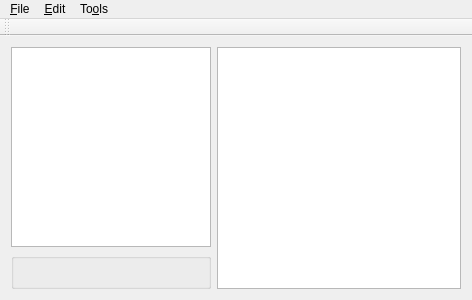
<?xml version="1.0" encoding="UTF-8"?>
<ui version="4.0">
 <class>MainWindow</class>
 <widget class="QMainWindow" name="MainWindow">
  <property name="geometry">
   <rect>
    <x>0</x>
    <y>0</y>
    <width>472</width>
    <height>300</height>
   </rect>
  </property>
  <property name="windowTitle">
   <string>MainWindow</string>
  </property>
  <widget class="QWidget" name="centralWidget">
   <layout class="QGridLayout" name="gridLayout_2">
    <item row="2" column="0">
     <widget class="QGroupBox" name="groupBox">
      <property name="maximumSize">
       <size>
        <width>200</width>
        <height>200</height>
       </size>
      </property>
      <property name="title">
       <string/>
      </property>
     </widget>
    </item>
    <item row="0" column="1" rowspan="3">
     <widget class="QGraphicsView" name="graphicsView"/>
    </item>
    <item row="0" column="0" rowspan="2">
     <widget class="QListWidget" name="listWidget">
      <property name="minimumSize">
       <size>
        <width>200</width>
        <height>200</height>
       </size>
      </property>
      <property name="maximumSize">
       <size>
        <width>200</width>
        <height>16777215</height>
       </size>
      </property>
     </widget>
    </item>
   </layout>
  </widget>
  <widget class="QMenuBar" name="menuBar">
   <property name="geometry">
    <rect>
     <x>0</x>
     <y>0</y>
     <width>472</width>
     <height>19</height>
    </rect>
   </property>
   <widget class="QMenu" name="menuFile">
    <property name="title">
     <string>&amp;File</string>
    </property>
    <addaction name="actionOpen"/>
    <addaction name="actionEx_port_to_pdf"/>
    <addaction name="actionSave"/>
    <addaction name="separator"/>
    <addaction name="actionQuit"/>
   </widget>
   <widget class="QMenu" name="menuEdit">
    <property name="title">
     <string>&amp;Edit</string>
    </property>
    <addaction name="actionDe_lete_actual_element"/>
    <addaction name="actionD_elete_all_elements"/>
   </widget>
   <widget class="QMenu" name="menuTools">
    <property name="title">
     <string>To&amp;ols</string>
    </property>
    <addaction name="actionHorizontal"/>
    <addaction name="actionVertical"/>
   </widget>
   <addaction name="menuFile"/>
   <addaction name="menuEdit"/>
   <addaction name="menuTools"/>
  </widget>
  <widget class="QToolBar" name="mainToolBar">
   <attribute name="toolBarArea">
    <enum>TopToolBarArea</enum>
   </attribute>
   <attribute name="toolBarBreak">
    <bool>false</bool>
   </attribute>
  </widget>
  <action name="actionOpen">
   <property name="icon">
    <iconset resource="myres.qrc">
     <normaloff>:/Images/open.png</normaloff>:/Images/open.png</iconset>
   </property>
   <property name="text">
    <string>O&amp;pen</string>
   </property>
   <property name="shortcut">
    <string>Ctrl+O</string>
   </property>
  </action>
  <action name="actionSave">
   <property name="icon">
    <iconset resource="myres.qrc">
     <normaloff>:/Images/save.png</normaloff>:/Images/save.png</iconset>
   </property>
   <property name="text">
    <string>&amp;Save</string>
   </property>
  </action>
  <action name="actionQuit">
   <property name="text">
    <string>&amp;Quit</string>
   </property>
   <property name="shortcut">
    <string>Ctrl+Q</string>
   </property>
  </action>
  <action name="action_Vertival">
   <property name="text">
    <string>&amp;Vertival</string>
   </property>
  </action>
  <action name="action_Horizontal">
   <property name="text">
    <string>H&amp;orizontal</string>
   </property>
  </action>
  <action name="actionDe_lete_actual_element">
   <property name="text">
    <string>&amp;Delete actual element</string>
   </property>
   <property name="shortcut">
    <string>Del</string>
   </property>
  </action>
  <action name="actionD_elete_all_elements">
   <property name="text">
    <string>D&amp;elete all elements</string>
   </property>
  </action>
  <action name="actionHorizontal">
   <property name="text">
    <string>&amp;Horizontal</string>
   </property>
  </action>
  <action name="actionVertical">
   <property name="text">
    <string>V&amp;ertical</string>
   </property>
  </action>
  <action name="actionEx_port_to_pdf">
   <property name="text">
    <string>Ex&amp;port to pdf</string>
   </property>
  </action>
 </widget>
 <layoutdefault spacing="6" margin="11"/>
 <resources>
  <include location="myres.qrc"/>
 </resources>
 <connections/>
</ui>
